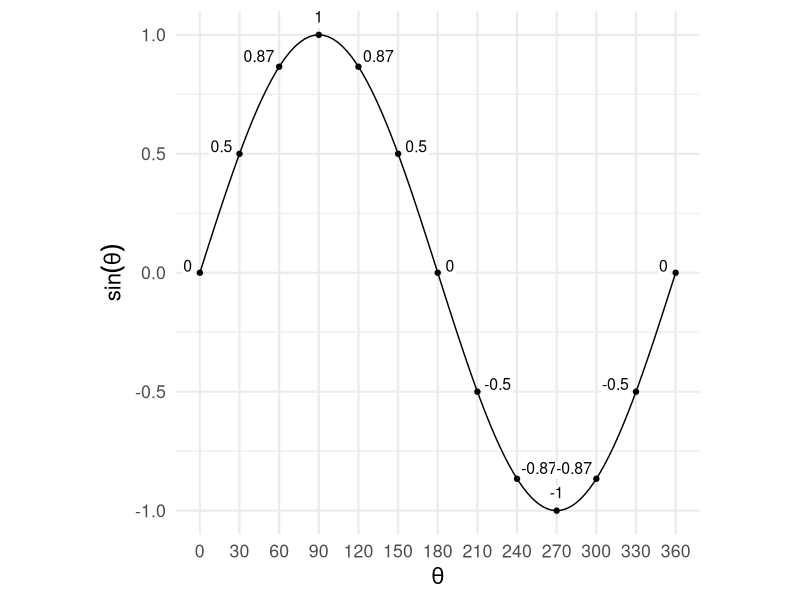
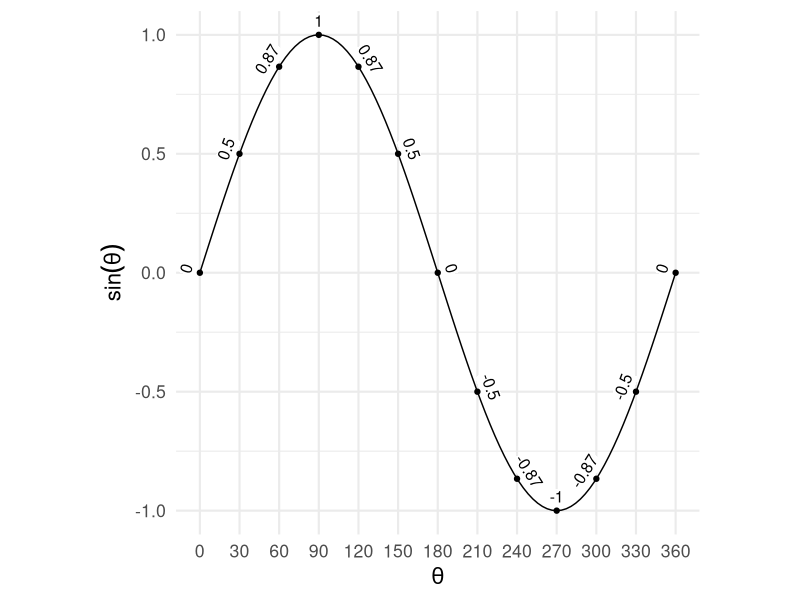
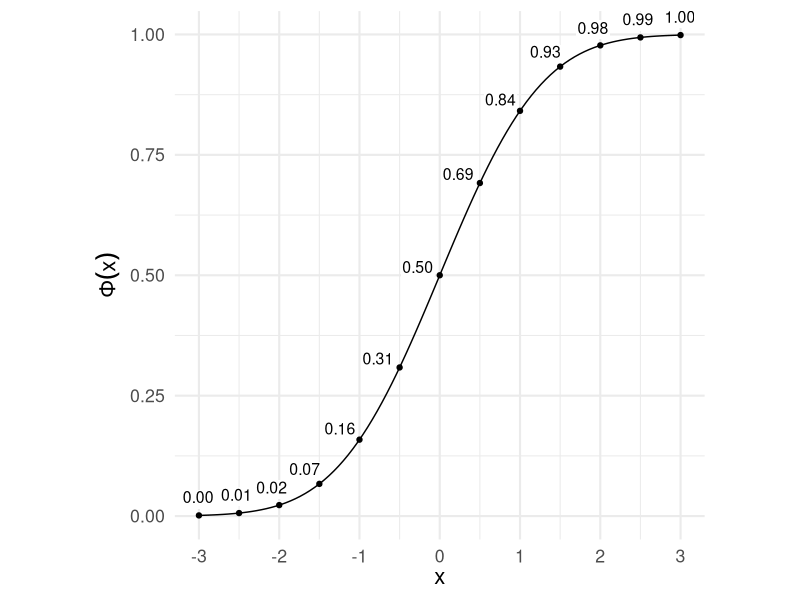

Recreate these plots in R, in order.
## ---- chunk 1
library(tidyverse)
library(patchwork)
knitr::opts_chunk$set(dev = "svg", fig.height = 7, fig.width = 7)
## ---- chunk 2
angle2vjust <- function(theta, multiplier = 1, as_degrees = FALSE) {
  if (as_degrees) theta <- theta * pi / 180
  (((sin(theta + pi) + 1) / 2) - 0.5) * multiplier + 0.5
}

angle2hjust <- function(theta, multiplier = 1, as_degrees = FALSE) {
  if (as_degrees) theta <- theta * pi / 180
  (((cos(theta + pi) + 1) / 2) - 0.5) * multiplier + 0.5
}
## ---- chunk 3
library(tidyverse)
library(ggtext)

plot_ratio <- pi

tibble(theta = seq(0, 2 * pi, length.out = 13),
            y =  sin(theta),
            tangent_slope = cos(theta) * plot_ratio,
            text_angle = atan(tangent_slope) + pi / 2) %>%
  ggplot(aes(theta, y)) +
  geom_richtext(aes(label = round(y, 2),
                    vjust = angle2vjust(text_angle),
                    hjust = angle2hjust(text_angle)),
                label.color = NA,
                label.padding = unit(1, "pt"),
                label.margin = unit(5, "pt"),
                size = 4) +
  geom_point() +
  stat_function(fun = sin) +
  scale_x_continuous(expression(theta),
                     breaks = seq(0, 2 * pi, length.out = 13),
                     minor_breaks = NULL,
                     labels = function(x) round(x * 180 / pi)) +
  scale_y_continuous(expression(sin(theta))) +
  coord_fixed(ratio = plot_ratio, clip = "off") +
  theme_minimal(base_size = 16)


## ---- chunk 4
tibble(theta = seq(0, 2 * pi, length.out = 13),
            y = sin(theta),
            tangent_slope = cos(theta) * plot_ratio,
            text_angle = atan(tangent_slope)) %>%
  ggplot(aes(theta, y)) +
  geom_richtext(aes(label = round(y, 2),
                    angle = text_angle * 180 / pi),
                vjust = 0,
                label.color = NA,
                label.padding = unit(1, "pt"),
                label.margin = unit(2, "pt"),
                size = 4) +
  geom_point() +
  stat_function(fun = sin) +
  scale_x_continuous(expression(theta),
                     breaks = seq(0, 2 * pi, length.out = 13),
                     minor_breaks = NULL,
                     labels = function(x) round(x * 180 / pi)) +
  scale_y_continuous(expression(sin(theta))) +
  coord_fixed(ratio = plot_ratio, clip = "off") +
  theme_minimal(base_size = 16)
## ---- chunk 5
# Small change in x
dx <- .00000001
plot_ratio <- 6

tibble(x = seq(-3,3,.5),
       y = pnorm(x),
       tangent_slope = plot_ratio * (pnorm(x + dx) - y) / dx,
       text_angle = atan(tangent_slope) + pi / 2,
       degrees = text_angle * 180 / pi) %>% 
  ggplot(aes(x,y)) + 
  geom_point() +
  geom_richtext(aes(label = formatC(y, 2, format = "f"),
                    vjust = angle2vjust(text_angle),
                    hjust = angle2hjust(text_angle)),
                label.color = NA,
                label.padding = unit(1, "pt"),
                label.margin = unit(5, "pt"),
                size = 4) +
  stat_function(fun = pnorm) + 
  theme_minimal(base_size = 16) + 
  coord_fixed(ratio = plot_ratio) + 
  scale_x_continuous(expression(x), breaks = -3:3) +
  scale_y_continuous(expression(Phi(x)))
